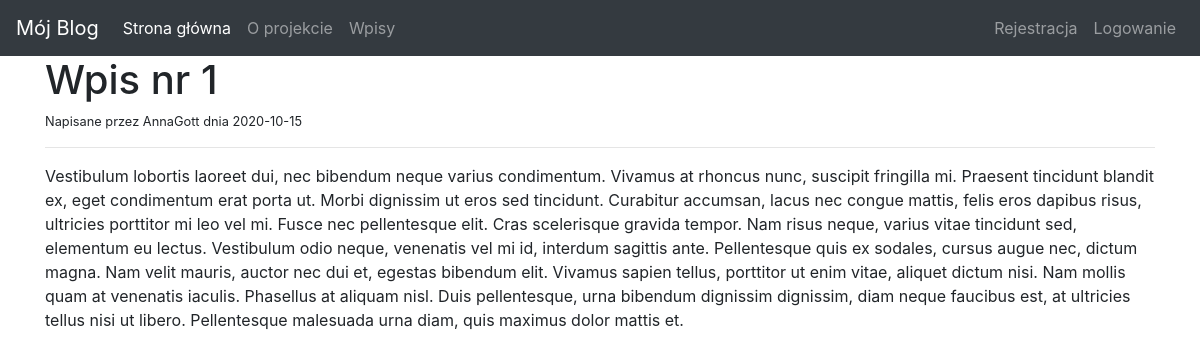
/articles/1/, run on the app's committed database.
### tables this page shows
CREATE TABLE "items" (
	"id"	INTEGER,
	"title"	TEXT,
	"body"	TEXT,
	"author"	TEXT,
	"create_date"	TEXT,
	"publish"	INTEGER,
	PRIMARY KEY("id" AUTOINCREMENT)
);

### app.py (the view)
@app.route('/articles/<string:id>/')
def article(id):
    conn = create_connection()
    c = conn.cursor()
    result = c.execute("SELECT * from items WHERE id=?",(id,))
    if result:
        article = c.fetchone()
        return render_template('article.html', article=article)
    return render_template('article.html',id=id)

### app.py (called while the page is built)
def create_connection():
    db_abs_path = os.path.dirname(os.path.realpath(__file__)) + 'db/users.db'
    conn = sqlite3.connect('db/users.db', check_same_thread=False)
    return conn

### templates/article.html
{% extends 'layout.html' %}
{% block body %}
    <h1> {{article[1]}} </h1>
    <small> Napisane przez {{article[3]}} dnia {{article[4]}}</small>
    <hr>
    <div>
        {{article[2] | safe}}
    </div>
{%endblock%}

### data on the page
items: title "Wpis nr 1", author "AnnaGott", create_date "2020-10-15", body "Vestibulum lobortis laoreet dui, nec bibendum neque varius condimentum. Vivamus at rhoncus nunc, suscipit fringilla mi. Praesent tincidunt blandit ex, eget condimentum erat porta ut. Morbi dignissim ut eros sed tincidunt. Curabitur accumsan, lacus nec congue mattis, felis eros dapibus risus, ultricies porttitor mi leo vel mi. Fusce nec pellentesque elit. Cras scelerisque gravida tempor. Nam risus neque, varius vitae tincidunt sed, elementum eu lectus. Vestibulum odio neque, venenatis vel mi id, interdum sagittis ante. Pellentesque quis ex sodales, cursus augue nec, dictum magna. Nam velit mauris, auctor nec dui et, egestas bibendum elit. Vivamus sapien tellus, porttitor ut enim vitae,…"
